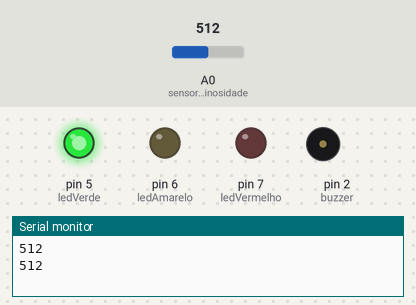
This sketch was run on a simulated Arduino Uno, built with avr-gcc and run on an emulated ATmega328P. Shown: output pins drawn as LEDs (lit = HIGH), buzzer (waves = sounding), the last lines printed to the serial monitor. The inputs (shaded band) are chosen by the test bench; at power-on: A0 (sensorLuminosidade) = 512.

Above: at 1.8 s.
1.9 s: A0 (sensorLuminosidade) set to 873
3.4 s: A0 (sensorLuminosidade) set to 894
At 5.1 s:
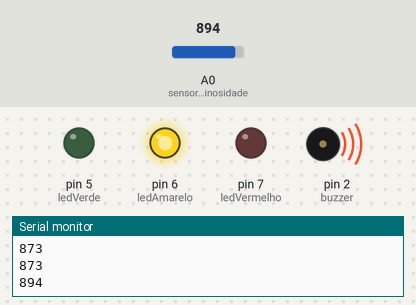
7.5 s: A0 (sensorLuminosidade) set to 949
9.5 s: A0 (sensorLuminosidade) set to 978
At 12.5 s:
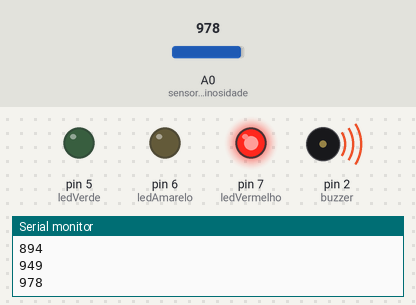
13.5 s: A0 (sensorLuminosidade) set to 950
At 17.4 s:
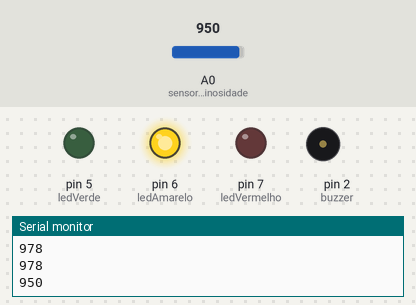
17.6 s: A0 (sensorLuminosidade) set to 970
At 18.3 s:
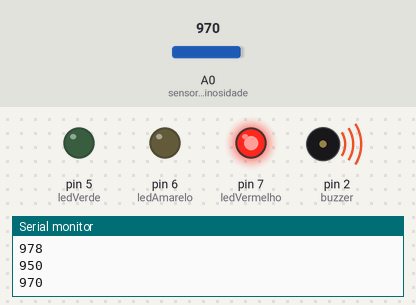
Timing chart, 0 to 20.5 s (numbered marks = the images above; inputs shaded):
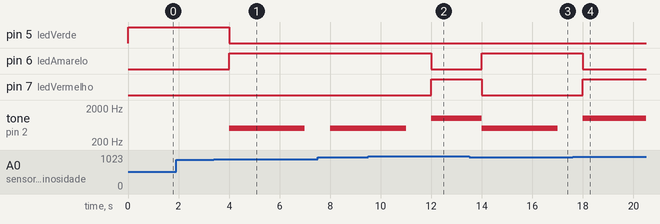

Measured:
- the behaviour switches between 879 and 880 on A0 (sensorLuminosidade) (found by bisection; images 0 and 1)
- the behaviour switches between 960 and 961 on A0 (sensorLuminosidade) (found by bisection; images 1 and 2)
- after the input at 3.4 s, pin 5 (ledVerde): HIGH → LOW after 0.60 s; pin 6 (ledAmarelo): LOW → HIGH after 0.60 s; tone on pin 2 (buzzer): silent → 500 Hz after 0.60 s, → silent 3.0 s later
- after the input at 9.5 s, pin 6 (ledAmarelo): HIGH → LOW after 2.5 s; pin 7 (ledVermelho): LOW → HIGH after 2.5 s
- after the input at 13.5 s, pin 6 (ledAmarelo): LOW → HIGH after 0.50 s; pin 7 (ledVermelho): HIGH → LOW after 0.50 s; tone on pin 2 (buzzer): 1000 Hz → 500 Hz after 0.50 s, → silent 3.0 s later
- after the input at 17.6 s, pin 6 (ledAmarelo): HIGH → LOW after 0.40 s; pin 7 (ledVermelho): LOW → HIGH after 0.40 s; tone on pin 2 (buzzer): silent → 1000 Hz after 0.40 s

The sketch:

cp1_edge_computing1.ino
```cpp
// Definição de LEDs, sensores e da buzina
int ledVerde = 5;
int ledAmarelo = 6;
int ledVermelho = 7;
int buzzer = 2;
int sensorLuminosidade = A0;

// Definindo a luminosidade e os limites para alerta
int taxaLuminosidade = 0;
int taxaAceitavel = 880 ;
int taxaLimite = 960;

// Configurando os pinos como saída e entrada
void setup() {
  pinMode(ledVerde, OUTPUT);
  pinMode(ledAmarelo, OUTPUT);
  pinMode(ledVermelho, OUTPUT);
  pinMode(buzzer, OUTPUT);
  pinMode(sensorLuminosidade, INPUT);
  Serial.begin(9600);
}
// Iniciando o loop
void loop() {
  taxaLuminosidade = analogRead(sensorLuminosidade);
  Serial.println(taxaLuminosidade);

  // Definindo ifs de acordo com o valor da luminosidade
  if (taxaLuminosidade < taxaAceitavel) {
    // Se a luminosidade estiver abaixo da taxaAceitavel:
    digitalWrite(ledVerde, HIGH);
    digitalWrite(ledAmarelo, LOW);
    digitalWrite(ledVermelho, LOW);
    noTone(buzzer);
  }
  else if (taxaLuminosidade >= taxaAceitavel && taxaLuminosidade <= taxaLimite)  {
    // Se a luminosidade estiver entre a taxaAceitavel e a taxaLimite:
    digitalWrite(ledVerde, LOW);
    digitalWrite(ledAmarelo, HIGH);
    digitalWrite(ledVermelho, LOW);
    tone(buzzer, 500);
    delay(3000);
    noTone(buzzer);
  }
  else if (taxaLuminosidade > taxaLimite) {
    // Se a luminosidade estiver acima da taxaLimite:
    digitalWrite(ledVerde, LOW);
    digitalWrite(ledAmarelo, LOW);
    digitalWrite(ledVermelho, HIGH);
    tone(buzzer, 1000);
  }

  delay(1000); // Pausa de 1 segundo antes do loop ser repetido
}
```
